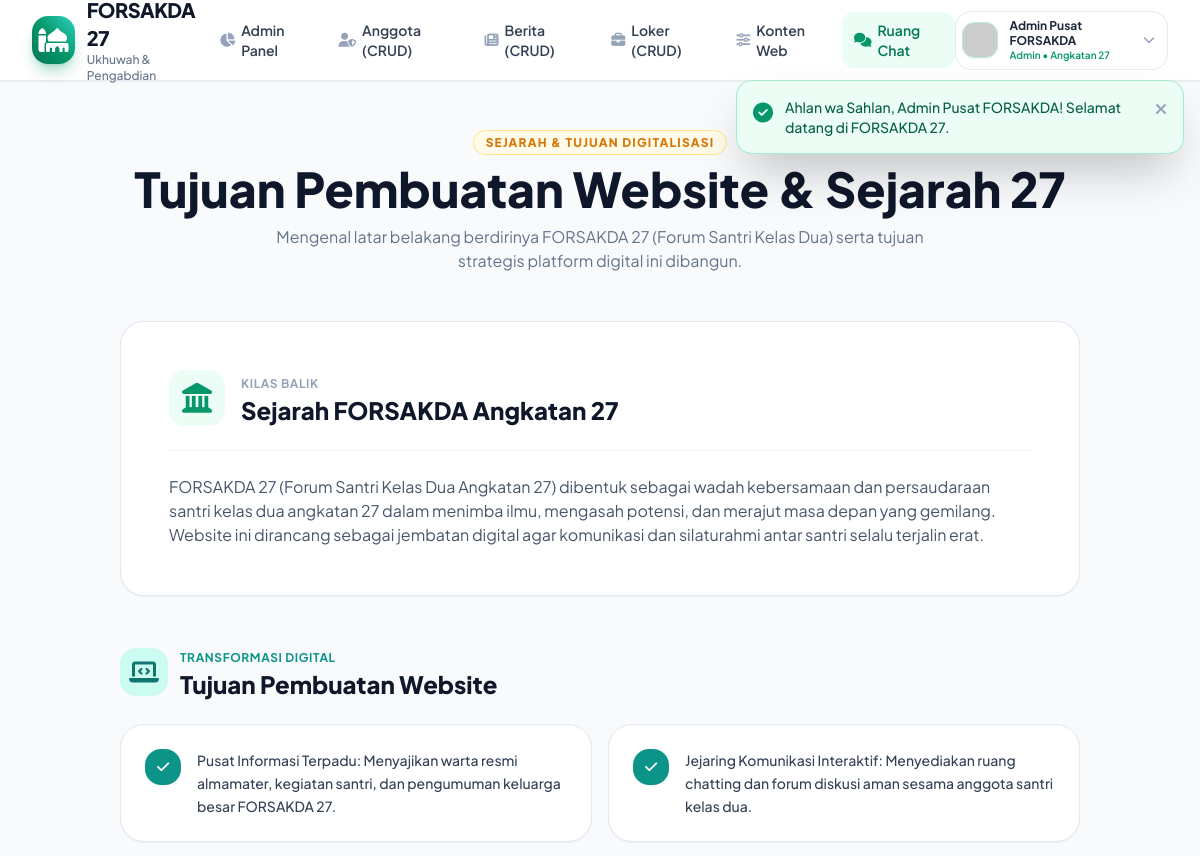
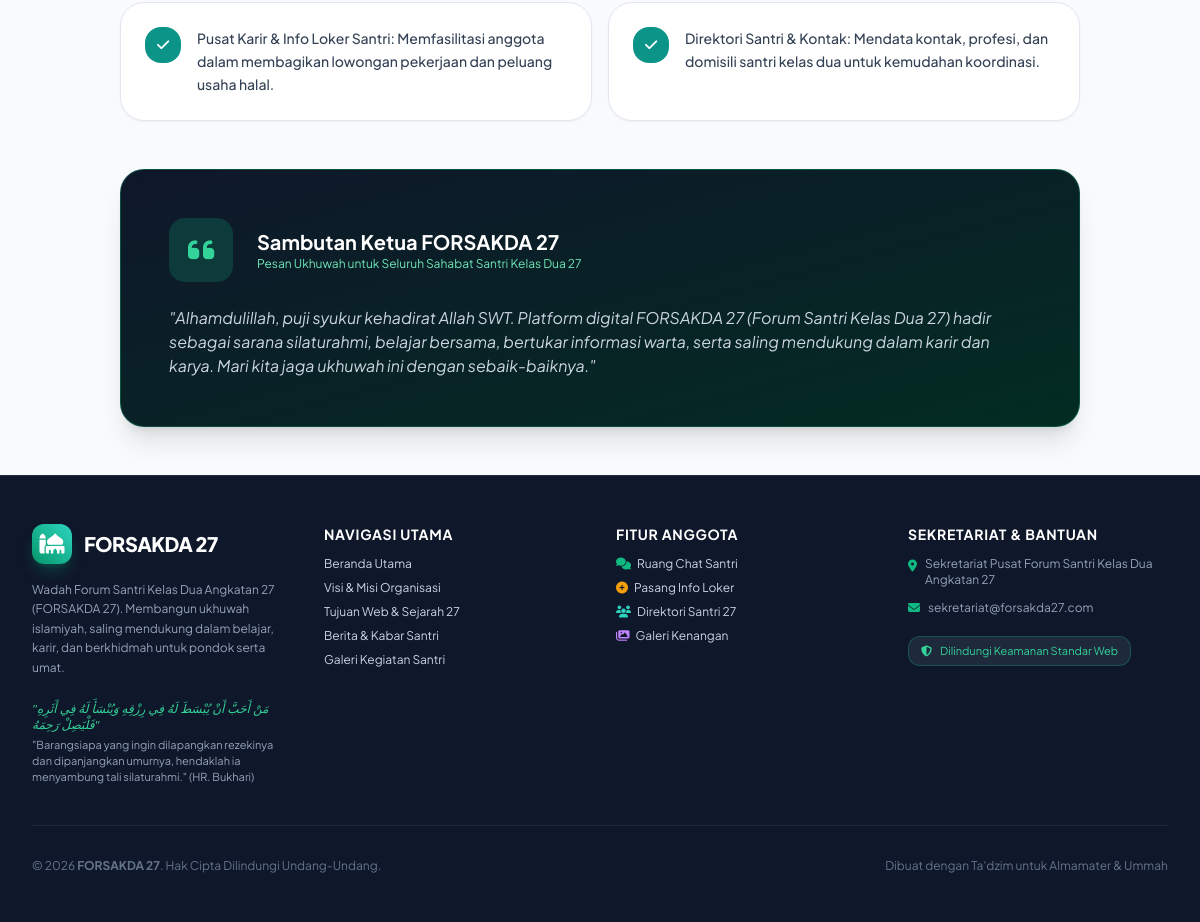
Page /views/public/tujuan.php (signed in) on the committed database (2 pictures, top to bottom).
### tables this page shows
CREATE TABLE IF NOT EXISTS `site_content` (
  `id` INT AUTO_INCREMENT PRIMARY KEY,
  `key_name` VARCHAR(100) NOT NULL UNIQUE,
  `title` VARCHAR(255) NOT NULL,
  `content` LONGTEXT NOT NULL,
  `updated_at` DATETIME DEFAULT CURRENT_TIMESTAMP ON UPDATE CURRENT_TIMESTAMP
);

### config/security.php (called while the page is built, shortened)
<?php
function e(?string $data): string {
    return htmlspecialchars($data, ENT_QUOTES | ENT_SUBSTITUTE, 'UTF-8');
}

### views/public/tujuan.php (the view, shortened to what this page needs)
<?php
require_once __DIR__ . '/../../includes/header.php';
$pdo = Database::getConnection();
$stmt = $pdo->prepare("SELECT content FROM site_content WHERE key_name = 'tujuan_web' LIMIT 1");
$stmt->execute();
$data = $stmt->fetch();
$content = $data ? json_decode($data['content'], true) : [];
$tujuan = $content['tujuan'] ?? [
    'Pusat Informasi Terpadu: Menyajikan warta resmi almamater, kegiatan santri, dan pengumuman keluarga besar FORSAKDA 27.',
    'Jejaring Komunikasi Interaktif: Menyediakan ruang chatting dan forum diskusi aman sesama anggota santri kelas dua.',
    'Pusat Karir & Info Loker Santri: Memfasilitasi anggota dalam membagikan lowongan pekerjaan dan peluang usaha halal.',
    'Direktori Santri & Kontak: Mendata kontak, profesi, dan domisili santri kelas dua untuk kemudahan koordinasi.'
];
$sejarah = $content['sejarah'] ?? 'FORSAKDA 27 (Forum Santri Kelas Dua Angkatan 27) dibentuk sebagai wadah kebersamaan dan persaudaraan santri kelas dua angkatan 27 dalam menimba ilmu, mengasah potensi, dan merajut masa depan yang gemilang. Website ini dirancang sebagai jembatan digital agar komunikasi dan silaturahmi antar santri selalu terjalin erat.';
$sambutan = $content['sambutan_ketua'] ?? 'Alhamdulillah, puji syukur kehadirat Allah SWT. Platform digital FORSAKDA 27 (Forum Santri Kelas Dua 27) hadir sebagai sarana silaturahmi, belajar bersama, bertukar informasi warta, serta saling mendukung dalam karir dan karya. Mari kita jaga ukhuwah ini dengan sebaik-baiknya.';
?>
<main class="py-12 bg-slate-50 dark:bg-slate-950 flex-1">
    <div class="max-w-5xl mx-auto px-4 sm:px-6 lg:px-8 space-y-12">
        <div class="text-center space-y-3">
            <span class="text-xs font-extrabold uppercase tracking-widest text-amber-600 bg-amber-50 px-3 py-1 rounded-full border border-amber-200">
                Sejarah & Tujuan Digitalisasi
            </span>
            <h1 class="text-3xl sm:text-5xl font-black text-slate-900 dark:text-white">
                Tujuan Pembuatan Website & Sejarah 27
            </h1>
            <p class="text-slate-500 dark:text-slate-400 text-sm sm:text-base max-w-2xl mx-auto leading-relaxed">
                Mengenal latar belakang berdirinya FORSAKDA 27 (Forum Santri Kelas Dua) serta tujuan strategis platform digital ini dibangun.
            </p>
        </div>
        <div class="bg-white dark:bg-slate-900 rounded-3xl p-8 sm:p-12 border border-slate-200 dark:border-slate-800 shadow-sm space-y-6">
            <div class="flex items-center gap-4 border-b border-slate-100 dark:border-slate-800 pb-6">
                <div class="w-14 h-14 bg-brand-50 dark:bg-brand-950 text-brand-600 rounded-2xl flex items-center justify-center text-3xl">
                    <i class="fa-solid fa-landmark"></i>
                </div>
                <div>
                    <span class="text-xs font-bold uppercase tracking-wider text-slate-400">Kilas Balik</span>
                    <h2 class="text-2xl font-extrabold text-slate-900 dark:text-white">Sejarah FORSAKDA Angkatan 27</h2>
                </div>
            </div>
            <div class="prose prose-slate dark:prose-invert max-w-none text-slate-600 dark:text-slate-300 leading-relaxed text-sm sm:text-base">
                <p><?php echo nl2br(e($sejarah)); ?></p>
            </div>
        </div>
        <div class="space-y-6">
            <div class="flex items-center gap-3">
                <div class="w-12 h-12 bg-teal-100 text-teal-700 rounded-2xl flex items-center justify-center text-2xl">
                    <i class="fa-solid fa-laptop-code"></i>
                </div>
                <div>
                    <span class="text-xs font-bold uppercase tracking-wider text-teal-600">Transformasi Digital</span>
                    <h2 class="text-2xl font-extrabold text-slate-900 dark:text-white">Tujuan Pembuatan Website</h2>
                </div>
            </div>
            <div class="grid grid-cols-1 md:grid-cols-2 gap-4">
                <?php foreach ($tujuan as $idx => $t): ?>
                    <div class="bg-white dark:bg-slate-900 p-6 rounded-3xl border border-slate-200 dark:border-slate-800 shadow-sm flex items-start gap-4">
                        <span class="w-9 h-9 rounded-2xl bg-teal-600 text-white font-bold text-sm flex items-center justify-center flex-shrink-0">
                            <i class="fa-solid fa-check"></i>
                        </span>
                        <p class="text-sm text-slate-700 dark:text-slate-300 leading-relaxed font-medium">
                            <?php echo e($t); ?>
                        </p>
                    </div>
                <?php endforeach; ?>
            </div>
        </div>
        <div class="bg-gradient-to-br from-slate-900 to-brand-950 text-white rounded-3xl p-8 sm:p-12 shadow-xl border border-emerald-500/30">
            <div class="flex flex-col sm:flex-row items-start sm:items-center gap-6 mb-6">
                <div class="w-16 h-16 bg-emerald-500/20 text-emerald-400 rounded-2xl flex items-center justify-center text-3xl flex-shrink-0">
                    <i class="fa-solid fa-quote-left"></i>
                </div>
                <div>
                    <h3 class="text-xl font-bold text-white">Sambutan Ketua FORSAKDA 27</h3>
                    <p class="text-xs text-brand-300">Pesan Ukhuwah untuk Seluruh Sahabat Santri Kelas Dua 27</p>
                </div>
            </div>
            <p class="text-slate-300 italic text-sm sm:text-base leading-relaxed">
                "<?php echo e($sambutan); ?>"
            </p>
        </div>
    </div>
</main>
<?php require_once __DIR__ . '/../../includes/footer.php'; ?>

### assets/css/custom.css (style rules this page uses)
:root { --primary: #059669; --primary-dark: #064e3b; --accent: #d97706; }
body { font-family: 'Plus Jakarta Sans', -apple-system, BlinkMacSystemFont, 'Segoe UI', Roboto, sans-serif; }

### rows in the picture
site_content: content "FORSAKDA 27 (Forum Santri Kelas Dua Angkatan 27) dibentuk sebagai wadah kebersamaan dan persaudaraan santri kelas dua angkatan 27 dalam menimba ilmu, mengasah potensi, dan merajut masa depan yang gemilang. Website ini dirancang sebagai jembatan digital agar komunikasi dan silaturahmi antar santri selalu terjalin erat.", content "Pusat Informasi Terpadu: Menyajikan warta resmi almamater, kegiatan santri, dan pengumuman keluarga besar FORSAKDA 27.", content "Jejaring Komunikasi Interaktif: Menyediakan ruang chatting dan forum diskusi aman sesama anggota santri kelas dua.", content "Pusat Karir & Info Loker Santri: Memfasilitasi anggota dalam membagikan lowongan pekerjaan dan peluang usaha halal.", content "Direktori Santri & Kontak: Mendata kontak, profesi, dan domisili santri kelas dua untuk kemudahan koordinasi.", content "Alhamdulillah, puji syukur kehadirat Allah SWT. Platform digital FORSAKDA 27 (Forum Santri Kelas Dua 27) hadir sebagai sarana silaturahmi, belajar bersama, bertukar informasi warta, serta saling mendukung dalam karir dan karya. Mari kita jaga ukhuwah ini dengan sebaik-baiknya."

### other values in the picture
$message "Ahlan wa Sahlan, Admin Pusat FORSAKDA! Selamat datang di FORSAKDA 27."
$currentUser['nama'] "Admin Pusat FORSAKDA"
$currentUser['role'] "Admin"
APP_NAME "FORSAKDA 27"
